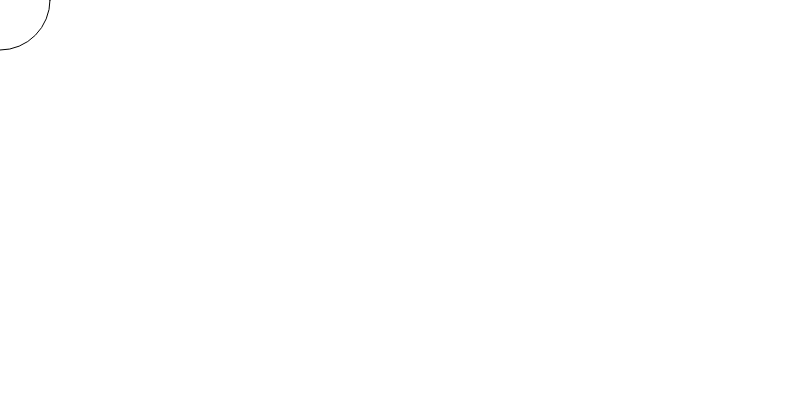
Frame 1 (no input)
Frame 60 (no input): identical to frame 1, image omitted
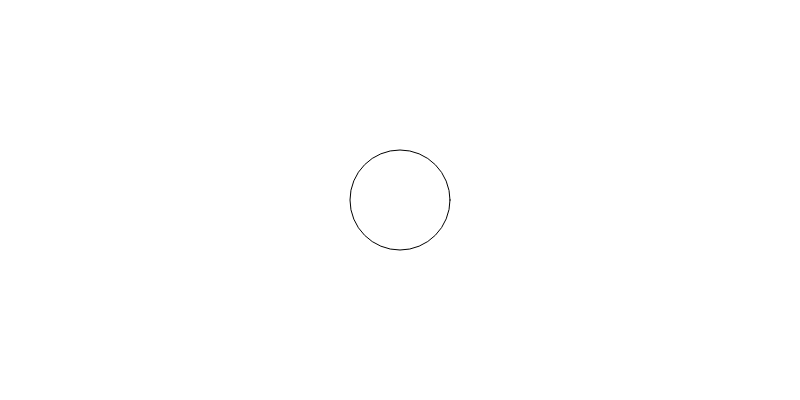
Frame 120 (the mouse pressed at the canvas centre since frame 60)

The p5.js sketch that drew these frames (run headless with seeded random() and noise() and a simulated clock; from frame 60 on, the mouse is pressed at the canvas centre):

// p5.js sketch
// ── sketch.js
// html의 head와 body의 관계
function setup() {
  createCanvas(800, 400);
}

function draw() {
  background(255);
  circle(mouseX, mouseY, 100);
}
